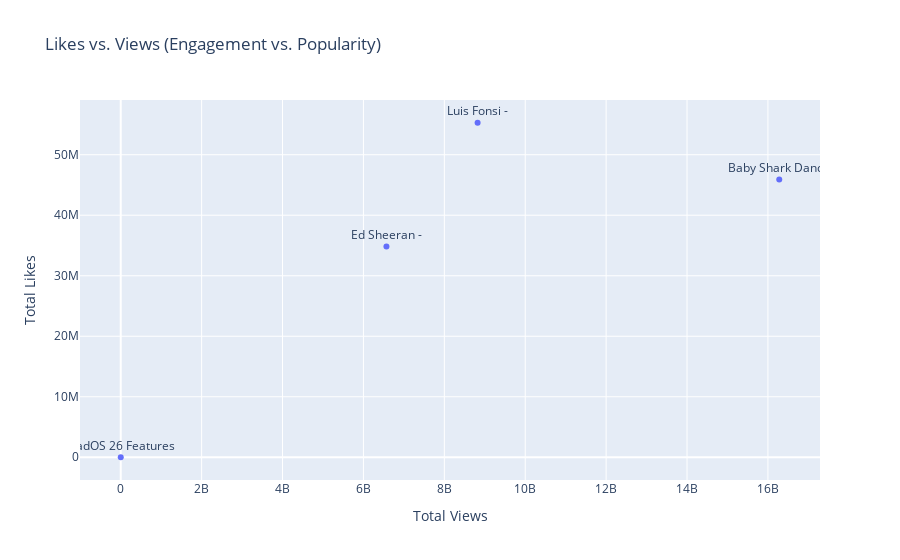

Notebook code for this chart:
### Markdown cell above
**Scatter plot: Likes vs. Views**

- Each point corresponds to a video, positioned by its total likes (y) and total views (x).
- Offers insight into how engagement (likes) compares with popularity (views).

### Code cell
total_likes = [summary[vid]["likes"] for vid in videos]

fig_scatter = px.scatter(
    x=total_viewers,
    y=total_likes,
    text=videos,
    labels={'x': 'Total Views', 'y': 'Total Likes'},
    title="Likes vs. Views (Engagement vs. Popularity)"
)
fig_scatter.update_traces(textposition='top center')
fig_scatter.show()

### Figure 1 — Plotly figure (JSON) as saved in the notebook; plotly's stock layout.template omitted (floating-point values rounded to 4 significant figures)
{"data": [{"hovertemplate": "Total Views=%{x}<br>Total Likes=%{y}<br>text=%{text}<extra></extra>", "legendgroup": "", "marker": {"color": "#636efa", "symbol": "circle"}, "mode": "markers+text", "name": "", "orientation": "v", "showlegend": false, "text": ["iPadOS 26 Features", "Baby Shark Dance", "Luis Fonsi -", "Ed Sheeran -"], "textposition": "top center", "type": "scatter", "x": [129224, 16280268011, 8822658609, 6568855236], "xaxis": "x", "y": [5590, 45912978, 55283659, 34825634], "yaxis": "y"}], "layout": {"legend": {"tracegroupgap": 0}, "title": {"text": "Likes vs. Views (Engagement vs. Popularity)"}, "xaxis": {"anchor": "y", "domain": [0, 1], "title": {"text": "Total Views"}}, "yaxis": {"anchor": "x", "domain": [0, 1], "title": {"text": "Total Likes"}}}}
